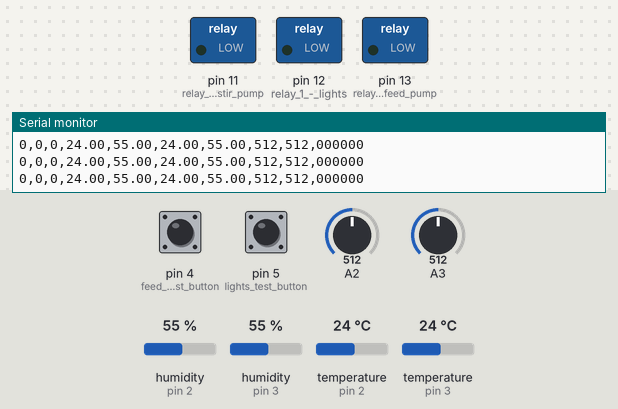
A sketch run on a simulated Arduino Uno, built with avr-gcc and run on an emulated ATmega328P. On the bench: switched loads named in the sketch (green lamp = pin HIGH), the last lines printed to the serial monitor. The inputs (shaded band) are chosen by the test bench; at power-on: pin 4 (feed_pump_test_button) LOW, pin 5 (lights_test_button) LOW, A2 = 512, A3 = 512, humidity (sensors on pin 2, pin 3) 55 %, temperature (sensors on pin 2, pin 3) 24 °C.

Above: at 1.2 s.
1.3 s: pin 4 (feed_pump_test_button) pulled HIGH for 0.15 s
At 1.42 s:
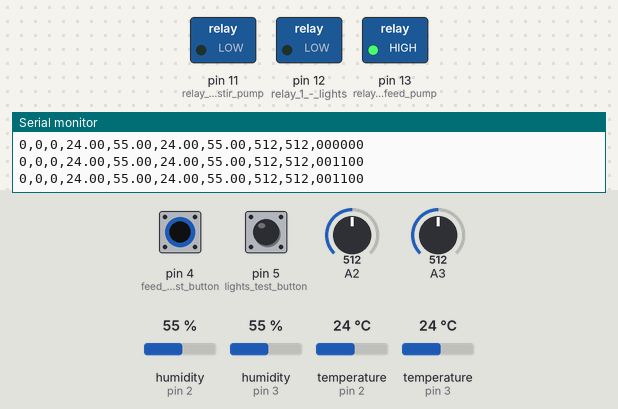
3.0 s: pin 5 (lights_test_button) pulled HIGH for 0.15 s
At 3.12 s:
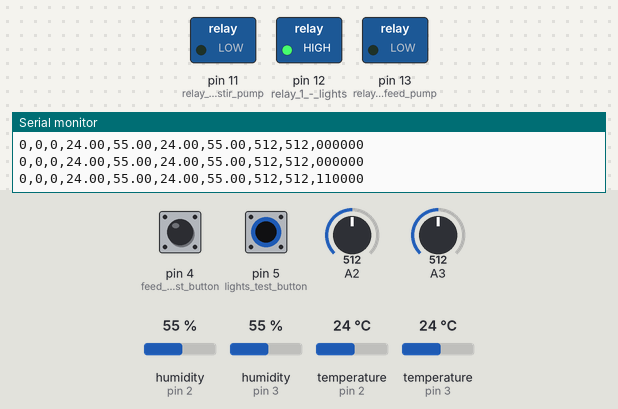
10.6 s: A2 set to 109
12.1 s: A2 set to 94
Timing chart, 0 to 15.1 s (numbered marks = the images above; inputs shaded):
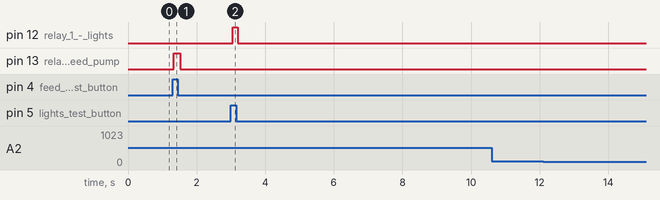

Measured:
- after the input at 1.3 s, pin 13 (relay_2_-_feed_pump): LOW → HIGH at once, → LOW 0.19 s later
- after the input at 3.0 s, pin 12 (relay_1_-_lights): LOW → HIGH after 0.05 s, → LOW 0.14 s later

The sketch:

Autogrow.ino
```cpp
// Version 20210717.2117

// REQUIRES the following Arduino libraries:
// - DHT Sensor Library: https://github.com/adafruit/DHT-sensor-library
// - Adafruit Unified Sensor Lib: https://github.com/adafruit/Adafruit_Sensor

#include <Adafruit_Sensor.h>
#include <DHT.h>
#include <DHT_U.h>

#define DHTPIN_0 2     // Digital pin connected to the 1st DHT sensor
#define DHTPIN_1 3     // Digital pin connected to the 2nd DHT sensor
// Feather HUZZAH ESP8266 note: use pins 3, 4, 5, 12, 13 or 14 --
// Pin 15 can work but DHT must be disconnected during program upload.

#define DHTTYPE    DHT11     // DHT 11


// See guide for details on sensor wiring and usage:
//   https://learn.adafruit.com/dht/overview

DHT_Unified dht_0(DHTPIN_0, DHTTYPE);
DHT_Unified dht_1(DHTPIN_1, DHTTYPE);

uint32_t delayMS;
int Soil_Wet_1 = 0;
int Soil_Wet_2 = 0;
int h, m, s, lightControl, feedpumpControl, stirpumpControl, lightTest, feedTest, stirTest = 0;
unsigned long syncMillis, nowMillis, elapsedMillis, elapsedSecs;

void setup() {
  pinMode(3, INPUT); //stir pump test button
  pinMode(4, INPUT); //feed pump test button
  pinMode(5, INPUT); //lights test button
  pinMode(11, OUTPUT); //relay 3 - stir pump
  pinMode(12, OUTPUT); //relay 1 - lights
  pinMode(13, OUTPUT); //relay 2 - feed pump
  Serial.begin(9600);
  // Initialize 1st DHT device.
  dht_0.begin();
  // Initialize 2nd DHT device.
  dht_1.begin();
  sensor_t sensor;
  dht_0.temperature().getSensor(&sensor);

  // Delay between readings
  delayMS = ((sensor.min_delay / 1000)); // one reading per second
}

void loop() {
  // Delay between measurements.
  delay(delayMS);

/*
*  Test buttons
*/

  lightTest = digitalRead(5);
  feedTest = digitalRead(4);
  stirTest = digitalRead(3);

/*
 * Read everything from the serial buffer
 * This is the current time
 */

nowMillis = millis(); //current millis
elapsedMillis = nowMillis - syncMillis; //elapsed millis since the last sync event
elapsedSecs = (elapsedMillis / 1000);


  while (Serial.available() > 0)
 {
    h = Serial.read();
    m = Serial.read();
    s = Serial.read();
    syncMillis = millis();

  }

    Serial.print(h);
  Serial.print(",");
    Serial.print(m);
  Serial.print(",");
    Serial.print(s);
  Serial.print(",");

  /*
 * Get temperature event and print its value.
 * 1st temp/humid Sensor
 */

  sensors_event_t event_0;
  dht_0.temperature().getEvent(&event_0);

  if (isnan(event_0.temperature)) {
 //   Serial.println(F("Error reading temperature!"));
  }
  else {

    Serial.print(event_0.temperature);
    Serial.print(",");
  }
  // Get humidity event and print its value.
  dht_0.humidity().getEvent(&event_0);

  if (isnan(event_0.relative_humidity)) {
 //   Serial.println(F("Error reading humidity!"));
  }
  else {
    Serial.print(event_0.relative_humidity);
    Serial.print(",");
  }

/*
 * 2nd temp/humid Sensor//
 */
  sensors_event_t event_1;
  dht_1.temperature().getEvent(&event_1);

  if (isnan(event_1.temperature)) {
 //   Serial.println(F("Error reading temperature!"));
  }
  else {

    Serial.print(event_1.temperature);
    Serial.print(",");
  }
  // Get humidity event and print its value.
  dht_1.humidity().getEvent(&event_1);

  if (isnan(event_1.relative_humidity)) {
 //   Serial.println(F("Error reading humidity!"));
  }
  else {
    Serial.print(event_1.relative_humidity);
    Serial.print(",");
  }

/*
 * Read both of the soil sensors and print to serial for logging
 */

Soil_Wet_1 = analogRead(2);
Soil_Wet_2 = analogRead(3);
  Serial.print(Soil_Wet_1);
  Serial.print(",");
  Serial.print(Soil_Wet_2);
  Serial.print(",");

/*
 * Relay controls
 */

/*
 * Keep the lights on from 5AM to 11PM
 */

 if ((h >= 8 && h < 20)||(lightTest==1)){
  lightControl = 1;
  digitalWrite(12,HIGH);
}
  else {
    lightControl = 0;
    digitalWrite(12,LOW);
  }
   Serial.print(lightTest);
   Serial.print(lightControl);


/*
 * Run the feed pump for 5 seconds at 7am
 */

  if (feedTest==1){
  feedpumpControl = 1;
  digitalWrite(13,HIGH);
}
  else {
    feedpumpControl = 0;
    digitalWrite(13,LOW);
  }
  Serial.print(feedTest);
  Serial.print(feedpumpControl);


/*
 * Run the stir pump for 30 seconds at 630am
 */

  if (stirTest==1){
  stirpumpControl = 1;
  digitalWrite(11,HIGH);
}
  else {
    stirpumpControl = 0;
    digitalWrite(11,LOW);
  }
  Serial.print(stirTest);
  Serial.println(stirpumpControl);

}

// Change Log
// 07172021 - Changed the pump control to button only
//          - Moved the button inputs from 6,7,8 to 3,4,5 - thought they were an issue, turns out my code had a "=" not a "==" :-(
```
